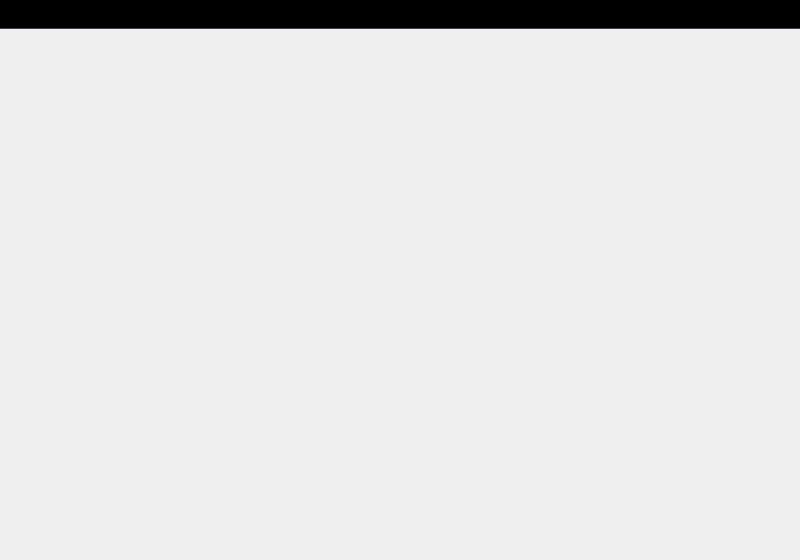
<?xml version="1.0" encoding="UTF-8"?>
<ui version="4.0">
 <class>OuterForm</class>
 <widget class="QWidget" name="OuterForm">
  <property name="geometry">
   <rect>
    <x>0</x>
    <y>0</y>
    <width>800</width>
    <height>560</height>
   </rect>
  </property>
  <property name="mouseTracking">
   <bool>true</bool>
  </property>
  <property name="windowTitle">
   <string>Basic Viewer</string>
  </property>
  <property name="windowIcon">
   <iconset>
    <normaloff>:/main.ico</normaloff>:/main.ico</iconset>
  </property>
  <property name="styleSheet">
   <string notr="true"/>
  </property>
  <layout class="QGridLayout" name="gridLayout">
   <property name="margin">
    <number>0</number>
   </property>
   <property name="spacing">
    <number>0</number>
   </property>
   <item row="0" column="0">
    <widget class="QWidget" name="titleWidget" native="true">
     <property name="sizePolicy">
      <sizepolicy hsizetype="Preferred" vsizetype="Fixed">
       <horstretch>0</horstretch>
       <verstretch>0</verstretch>
      </sizepolicy>
     </property>
     <property name="minimumSize">
      <size>
       <width>0</width>
       <height>28</height>
      </size>
     </property>
     <property name="maximumSize">
      <size>
       <width>16777215</width>
       <height>28</height>
      </size>
     </property>
     <property name="styleSheet">
      <string notr="true">QWidget {
	background-color: #000000;
}

QToolButton {
	background-color: #000000;
	border: 0px;
}

QLabel {
	color: #FFFFFF;
}</string>
     </property>
     <layout class="QHBoxLayout" name="horizontalLayout_2">
      <property name="spacing">
       <number>0</number>
      </property>
      <property name="margin">
       <number>0</number>
      </property>
      <item>
       <widget class="QLabel" name="label">
        <property name="sizePolicy">
         <sizepolicy hsizetype="Fixed" vsizetype="Fixed">
          <horstretch>0</horstretch>
          <verstretch>0</verstretch>
         </sizepolicy>
        </property>
        <property name="contextMenuPolicy">
         <enum>Qt::NoContextMenu</enum>
        </property>
        <property name="frameShape">
         <enum>QFrame::NoFrame</enum>
        </property>
        <property name="text">
         <string/>
        </property>
        <property name="textFormat">
         <enum>Qt::PlainText</enum>
        </property>
        <property name="pixmap">
         <pixmap resource="../qrc/basicviewer.qrc">:/images/logo.PNG</pixmap>
        </property>
       </widget>
      </item>
      <item>
       <widget class="QLabel" name="lblTitle">
        <property name="sizePolicy">
         <sizepolicy hsizetype="Maximum" vsizetype="Fixed">
          <horstretch>0</horstretch>
          <verstretch>0</verstretch>
         </sizepolicy>
        </property>
        <property name="minimumSize">
         <size>
          <width>0</width>
          <height>28</height>
         </size>
        </property>
        <property name="maximumSize">
         <size>
          <width>16777215</width>
          <height>28</height>
         </size>
        </property>
        <property name="font">
         <font>
          <family>Arial</family>
          <pointsize>10</pointsize>
         </font>
        </property>
        <property name="contextMenuPolicy">
         <enum>Qt::NoContextMenu</enum>
        </property>
        <property name="styleSheet">
         <string>color: #838FC7;</string>
        </property>
        <property name="text">
         <string/>
        </property>
        <property name="margin">
         <number>0</number>
        </property>
        <property name="indent">
         <number>0</number>
        </property>
       </widget>
      </item>
      <item>
       <spacer name="horizontalSpacer">
        <property name="orientation">
         <enum>Qt::Horizontal</enum>
        </property>
        <property name="sizeHint" stdset="0">
         <size>
          <width>40</width>
          <height>20</height>
         </size>
        </property>
       </spacer>
      </item>
      <item>
       <layout class="QHBoxLayout" name="horizontalLayout_3">
        <property name="spacing">
         <number>0</number>
        </property>
        <property name="rightMargin">
         <number>2</number>
        </property>
        <item>
         <widget class="QToolButton" name="btnMinimize">
          <property name="minimumSize">
           <size>
            <width>20</width>
            <height>20</height>
           </size>
          </property>
          <property name="maximumSize">
           <size>
            <width>20</width>
            <height>20</height>
           </size>
          </property>
          <property name="contextMenuPolicy">
           <enum>Qt::NoContextMenu</enum>
          </property>
          <property name="text">
           <string>_</string>
          </property>
          <property name="icon">
           <iconset resource="../qrc/basicviewer.qrc">
            <normaloff>:/images/minimize.PNG</normaloff>:/images/minimize.PNG</iconset>
          </property>
         </widget>
        </item>
        <item>
         <widget class="QToolButton" name="btnMaximize">
          <property name="minimumSize">
           <size>
            <width>20</width>
            <height>20</height>
           </size>
          </property>
          <property name="maximumSize">
           <size>
            <width>20</width>
            <height>20</height>
           </size>
          </property>
          <property name="contextMenuPolicy">
           <enum>Qt::NoContextMenu</enum>
          </property>
          <property name="text">
           <string>#</string>
          </property>
          <property name="icon">
           <iconset resource="../qrc/basicviewer.qrc">
            <normaloff>:/images/maximize.PNG</normaloff>:/images/maximize.PNG</iconset>
          </property>
         </widget>
        </item>
        <item>
         <widget class="QToolButton" name="btnClose">
          <property name="minimumSize">
           <size>
            <width>20</width>
            <height>20</height>
           </size>
          </property>
          <property name="maximumSize">
           <size>
            <width>20</width>
            <height>20</height>
           </size>
          </property>
          <property name="contextMenuPolicy">
           <enum>Qt::NoContextMenu</enum>
          </property>
          <property name="text">
           <string>x</string>
          </property>
          <property name="icon">
           <iconset resource="../qrc/basicviewer.qrc">
            <normaloff>:/images/close.PNG</normaloff>:/images/close.PNG</iconset>
          </property>
         </widget>
        </item>
       </layout>
      </item>
     </layout>
    </widget>
   </item>
   <item row="1" column="0">
    <widget class="Line" name="line">
     <property name="sizePolicy">
      <sizepolicy hsizetype="Expanding" vsizetype="Fixed">
       <horstretch>0</horstretch>
       <verstretch>0</verstretch>
      </sizepolicy>
     </property>
     <property name="minimumSize">
      <size>
       <width>0</width>
       <height>1</height>
      </size>
     </property>
     <property name="maximumSize">
      <size>
       <width>16777215</width>
       <height>1</height>
      </size>
     </property>
     <property name="styleSheet">
      <string notr="true">color: #3F414E;</string>
     </property>
     <property name="frameShadow">
      <enum>QFrame::Plain</enum>
     </property>
     <property name="orientation">
      <enum>Qt::Horizontal</enum>
     </property>
    </widget>
   </item>
   <item row="2" column="0">
    <widget class="MainForm" name="childWidget" native="true">
     <property name="mouseTracking">
      <bool>true</bool>
     </property>
     <property name="contextMenuPolicy">
      <enum>Qt::NoContextMenu</enum>
     </property>
     <property name="autoFillBackground">
      <bool>false</bool>
     </property>
    </widget>
   </item>
  </layout>
 </widget>
 <customwidgets>
  <customwidget>
   <class>MainForm</class>
   <extends>QWidget</extends>
   <header>MainForm.h</header>
   <container>1</container>
  </customwidget>
 </customwidgets>
 <resources>
  <include location="../qrc/basicviewer.qrc"/>
  <include location="../qrc/basicviewer.qrc"/>
  <include location="../qrc/basicviewer.qrc"/>
  <include location="../qrc/basicviewer.qrc"/>
  <include location="../qrc/basicviewer.qrc"/>
  <include location="../qrc/basicviewer.qrc"/>
  <include location="../qrc/basicviewer.qrc"/>
  <include location="../qrc/basicviewer.qrc"/>
  <include location="../qrc/basicviewer.qrc"/>
  <include location="../qrc/basicviewer.qrc"/>
  <include location="../qrc/basicviewer.qrc"/>
  <include location="../qrc/basicviewer.qrc"/>
  <include location="../qrc/basicviewer.qrc"/>
  <include location="../qrc/basicviewer.qrc"/>
  <include location="../qrc/basicviewer.qrc"/>
  <include location="../qrc/basicviewer.qrc"/>
 </resources>
 <connections/>
</ui>
